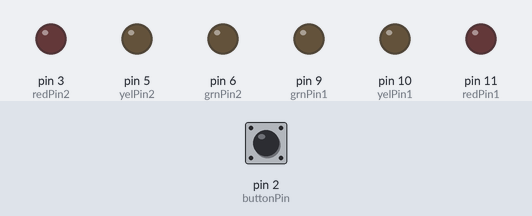
A sketch run on a simulated Arduino Uno, built with avr-gcc and run on an emulated ATmega328P. Parts: output pins drawn as LEDs (lit = HIGH). Inputs (shaded band) come from the test bench; at power-on: pin 2 (buttonPin) HIGH.

Above: at 1.2 s.
1.3 s: pin 2 (buttonPin) pulled LOW for 0.15 s
At 2.4 s:
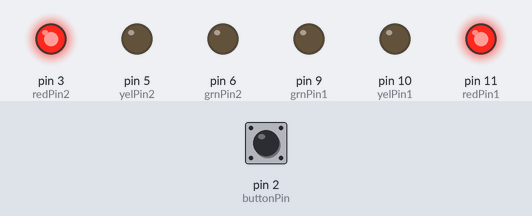
At 3.9 s:
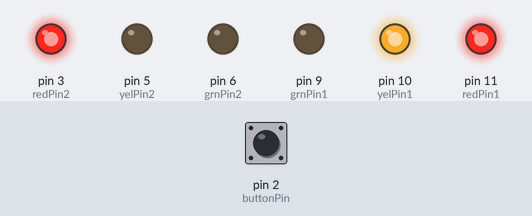
Timing chart, 0 to 19.3 s (numbered marks = the images above; inputs shaded):
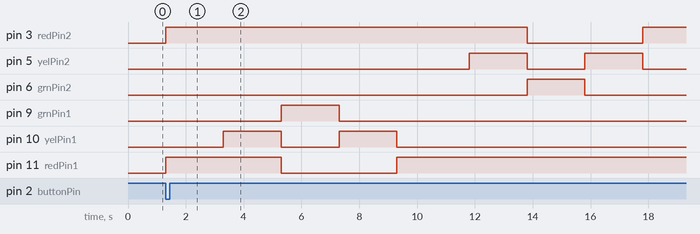

The sketch:

Trafik_lys_copy_20240814074750.ino
```cpp
// Pin Definitions
const int buttonPin = 2; // Button connected to digital pin 2
const int redPin1 = 11;  // Red LED 1
const int yelPin1 = 10;  // Yellow LED 1
const int grnPin1 = 9;   // Green LED 1
const int redPin2 = 3;   // Red LED 2
const int yelPin2 = 5;   // Yellow LED 2
const int grnPin2 = 6;   // Green LED 2

// Timing Variables
const unsigned long phaseDuration = 2000;        // Duration for each phase (2 seconds)
const unsigned long shortPhaseDuration = 500;    // Shorter duration for the transition (0.5 seconds)
bool sequenceStarted = false; // Flag to indicate if the sequence has started

void setup() {
  // Configure LED pins as outputs
  pinMode(redPin1, OUTPUT);
  pinMode(yelPin1, OUTPUT);
  pinMode(grnPin1, OUTPUT);

  pinMode(redPin2, OUTPUT);
  pinMode(yelPin2, OUTPUT);
  pinMode(grnPin2, OUTPUT);

  // Configure button pin as input with pull-up resistor
  pinMode(buttonPin, INPUT_PULLUP);

  // Initial state: All LEDs off
  allLedsOff();
}

void loop() {
  // Check if the button is pressed
  int buttonState = digitalRead(buttonPin);
  if (buttonState == LOW && !sequenceStarted) {
    redLight2();  // Turn on RedLight2 immediately
    sequenceStarted = true; // Start the sequence
    delay(2); // Debounce delay
  }

  // Run the sequence if it has started
  if (sequenceStarted) {
    // Light Set 1
    redLight1();          // Red only
    delay(phaseDuration);
    redYellowLight1();    // Red and Yellow
    delay(phaseDuration);
    greenLight1();        // Green only
    delay(phaseDuration);
    yellowLight1();       // Yellow only
    delay(phaseDuration);
    redLight1();          // Back to Red
    delay(shortPhaseDuration);  // Short delay before switching to the other set

    // Light Set 2
    redLight2();          // Red only
    delay(phaseDuration);
    redYellowLight2();    // Red and Yellow
    delay(phaseDuration);
    greenLight2();        // Green only
    delay(phaseDuration);
    yellowLight2();       // Yellow only
    delay(phaseDuration);
    redLight2();          // Back to Red
    delay(shortPhaseDuration);  // Short delay before switching to the other set
  }
}

// Functions to control LEDs for Light Set 1
void redLight1() {
  digitalWrite(redPin1, HIGH);  // Red on
  digitalWrite(yelPin1, LOW);   // Yellow off
  digitalWrite(grnPin1, LOW);   // Green off
}

void redYellowLight1() {
  digitalWrite(redPin1, HIGH);  // Red on
  digitalWrite(yelPin1, HIGH);  // Yellow on
  digitalWrite(grnPin1, LOW);   // Green off
}

void greenLight1() {
  digitalWrite(redPin1, LOW);   // Red off
  digitalWrite(yelPin1, LOW);   // Yellow off
  digitalWrite(grnPin1, HIGH);  // Green on
}

void yellowLight1() {
  digitalWrite(redPin1, LOW);   // Red off
  digitalWrite(yelPin1, HIGH);  // Yellow on
  digitalWrite(grnPin1, LOW);   // Green off
}

// Functions to control LEDs for Light Set 2
void redLight2() {
  digitalWrite(redPin2, HIGH);  // Red on
  digitalWrite(yelPin2, LOW);   // Yellow off
  digitalWrite(grnPin2, LOW);   // Green off
}

void redYellowLight2() {
  digitalWrite(redPin2, HIGH);  // Red on
  digitalWrite(yelPin2, HIGH);  // Yellow on
  digitalWrite(grnPin2, LOW);   // Green off
}

void greenLight2() {
  digitalWrite(redPin2, LOW);   // Red off
  digitalWrite(yelPin2, LOW);   // Yellow off
  digitalWrite(grnPin2, HIGH);  // Green on
}

void yellowLight2() {
  digitalWrite(redPin2, LOW);   // Red off
  digitalWrite(yelPin2, HIGH);  // Yellow on
  digitalWrite(grnPin2, LOW);   // Green off
}

// Function to turn off all LEDs
void allLedsOff() {
  digitalWrite(redPin1, LOW);
  digitalWrite(yelPin1, LOW);
  digitalWrite(grnPin1, LOW);

  digitalWrite(redPin2, LOW);
  digitalWrite(yelPin2, LOW);
  digitalWrite(grnPin2, LOW);
}
```

Measured:
- after the input at 1.3 s, pin 3 (redPin2): LOW → HIGH at once, → LOW 12.5 s later, → HIGH 4.0 s later; pin 5 (yelPin2): alternates HIGH for 2.0 s and LOW for 2.0 s, starting after 10.5 s
